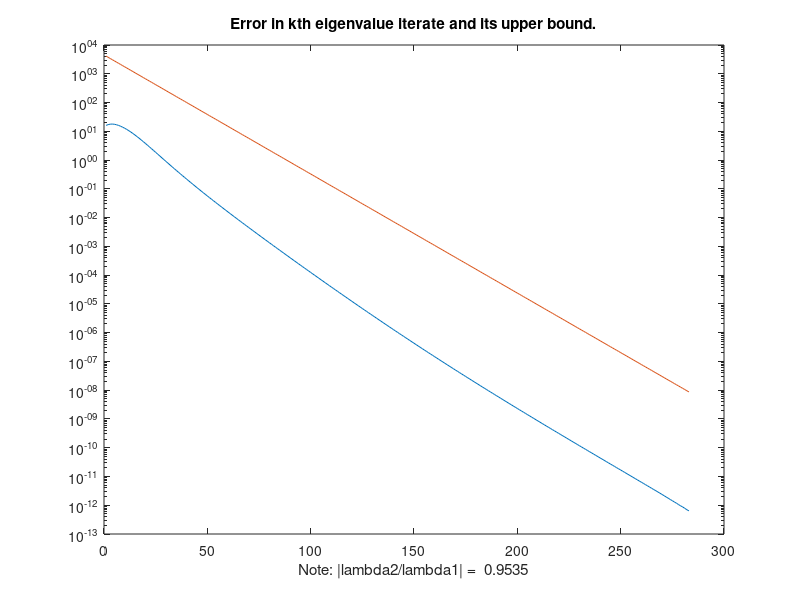
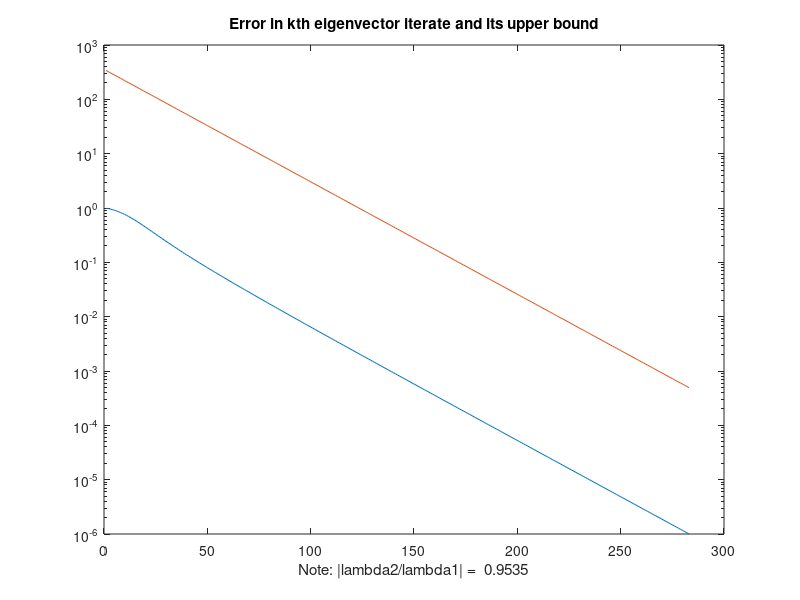

The MATLAB source for these figures, in order:
  function ShowPowerMethodSym()
% function ShowPowerMethodSym()
% Illustrates the power method (symmetric case).
% GVL4: Section 8.2.1
n = 100;
itMax =1000;
% Generate A and get is key properties...
A = randn(n,n); A = (A+A')/2; [Q,D] = schur(A);
[d,idx] = sort(abs(diag(D)),'descend');
lambda1 = D(idx(1),idx(1)) ;
q1 = Q(:,idx(1)); 
lambda2 = D(idx(2),idx(2));
r = abs(lambda2/lambda1);
% Initialize the power method...
q = randn(n,1); q = q/norm(q);
% Needed for bounds...
cosTheta0 = abs(q'*q1); 
sinTheta0 = sqrt(1-cosTheta0^2); 
tanTheta0 = sinTheta0/cosTheta0;
del = max(abs(diag(D)-lambda1));
% Start the iteration...
k = 0;
eigErr = []; eigErrBound = []; sinThetak = []; sinThetakBound = [];
z = A*q;
lambda = q'*z;
while  k<=itMax && norm(z - lambda*q)>=10^-6
    k = k+1;
    q = z/norm(z);
    z = A*q;
    lambda = q'*z;
    eigErr = [eigErr abs(lambda1-lambda)];
    eigErrBound = [eigErrBound del*tanTheta0^2*r^(2*k)];
    cosThetak = abs(q'*q1); 
    sinThetak = [sinThetak sqrt(1-cosThetak^2)];
    sinThetakBound = [sinThetakBound del*tanTheta0*r^k];
end
kRange=1:k;
close all
semilogy(kRange,eigErr,kRange,eigErrBound)
xlabel(sprintf('Note: |lambda2/lambda1| = %7.4f',r))
title(sprintf('Error in kth eigenvalue iterate and its upper bound.'))
figure
semilogy(kRange,sinThetak,kRange,sinThetakBound)
xlabel(sprintf('Note: |lambda2/lambda1| = %7.4f',r))
title(sprintf('Error in kth eigenvector iterate and its upper bound'))
shg